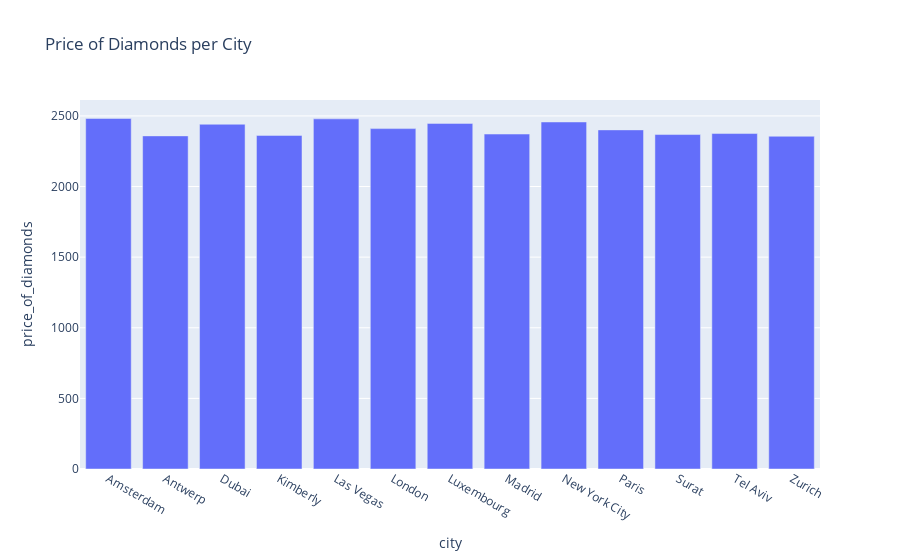

Notebook code for this chart:
### Code cell
grouped_df = final_diamonddf.groupby('city')['price'].median().reset_index()

grouped_df.columns = ['city', 'price_of_diamonds']


fig = px.bar(grouped_df, x='city', y='price_of_diamonds', title='Price of Diamonds per City')


fig.show()

### Figure 1 — Plotly figure (JSON) as saved in the notebook; plotly's stock layout.template omitted (floating-point values rounded to 4 significant figures)
{"data": [{"alignmentgroup": "True", "hovertemplate": "city=%{x}<br>price_of_diamonds=%{y}<extra></extra>", "legendgroup": "", "marker": {"color": "#636efa", "pattern": {"shape": ""}}, "name": "", "offsetgroup": "", "orientation": "v", "showlegend": false, "textposition": "auto", "type": "bar", "x": ["Amsterdam", "Antwerp", "Dubai", "Kimberly", "Las Vegas", "London", "Luxembourg", "Madrid", "New York City", "Paris", "Surat", "Tel Aviv", "Zurich"], "xaxis": "x", "y": [2482, 2358.0, 2441, 2362, 2479, 2410, 2447, 2372.0, 2457, 2401, 2368, 2375, 2356], "yaxis": "y"}], "layout": {"barmode": "relative", "legend": {"tracegroupgap": 0}, "title": {"text": "Price of Diamonds per City"}, "xaxis": {"anchor": "y", "domain": [0, 1], "title": {"text": "city"}}, "yaxis": {"anchor": "x", "domain": [0, 1], "title": {"text": "price_of_diamonds"}}}}
